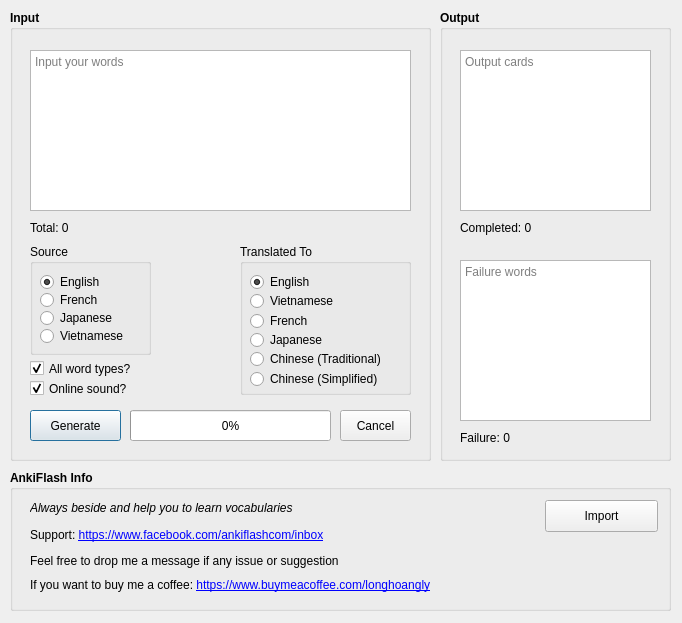
<?xml version="1.0" encoding="UTF-8"?>
<ui version="4.0">
 <class>Dialog</class>
 <widget class="QDialog" name="Dialog">
  <property name="geometry">
   <rect>
    <x>0</x>
    <y>0</y>
    <width>682</width>
    <height>623</height>
   </rect>
  </property>
  <property name="focusPolicy">
   <enum>Qt::StrongFocus</enum>
  </property>
  <property name="windowTitle">
   <string>AnkiFlash</string>
  </property>
  <property name="windowIcon">
   <iconset theme="anki.png">
    <normaloff>.</normaloff>.</iconset>
  </property>
  <property name="autoFillBackground">
   <bool>true</bool>
  </property>
  <widget class="QGroupBox" name="inputBox">
   <property name="geometry">
    <rect>
     <x>10</x>
     <y>10</y>
     <width>421</width>
     <height>451</height>
    </rect>
   </property>
   <property name="font">
    <font>
     <weight>75</weight>
     <bold>true</bold>
    </font>
   </property>
   <property name="title">
    <string>Input</string>
   </property>
   <widget class="QPlainTextEdit" name="inputTxt">
    <property name="geometry">
     <rect>
      <x>20</x>
      <y>40</y>
      <width>381</width>
      <height>161</height>
     </rect>
    </property>
    <property name="font">
     <font>
      <weight>50</weight>
      <bold>false</bold>
     </font>
    </property>
    <property name="focusPolicy">
     <enum>Qt::StrongFocus</enum>
    </property>
    <property name="lineWrapMode">
     <enum>QPlainTextEdit::NoWrap</enum>
    </property>
    <property name="placeholderText">
     <string>Input your words</string>
    </property>
   </widget>
   <widget class="QPushButton" name="generateBtn">
    <property name="geometry">
     <rect>
      <x>20</x>
      <y>400</y>
      <width>91</width>
      <height>31</height>
     </rect>
    </property>
    <property name="font">
     <font>
      <weight>50</weight>
      <bold>false</bold>
     </font>
    </property>
    <property name="toolTip">
     <string>Generate flashcards for the input words</string>
    </property>
    <property name="text">
     <string>Generate</string>
    </property>
    <property name="default">
     <bool>false</bool>
    </property>
   </widget>
   <widget class="QLabel" name="totalLbl">
    <property name="geometry">
     <rect>
      <x>20</x>
      <y>210</y>
      <width>200</width>
      <height>16</height>
     </rect>
    </property>
    <property name="font">
     <font>
      <weight>50</weight>
      <bold>false</bold>
     </font>
    </property>
    <property name="text">
     <string>Total: 0</string>
    </property>
   </widget>
   <widget class="QGroupBox" name="sourceBox">
    <property name="geometry">
     <rect>
      <x>20</x>
      <y>234</y>
      <width>121</width>
      <height>111</height>
     </rect>
    </property>
    <property name="font">
     <font>
      <weight>50</weight>
      <italic>false</italic>
      <bold>false</bold>
      <strikeout>false</strikeout>
      <kerning>true</kerning>
     </font>
    </property>
    <property name="title">
     <string>Source</string>
    </property>
    <property name="flat">
     <bool>false</bool>
    </property>
    <property name="checkable">
     <bool>false</bool>
    </property>
    <widget class="QRadioButton" name="source3">
     <property name="geometry">
      <rect>
       <x>10</x>
       <y>66</y>
       <width>101</width>
       <height>16</height>
      </rect>
     </property>
     <property name="font">
      <font>
       <weight>50</weight>
       <italic>false</italic>
       <bold>false</bold>
       <strikeout>false</strikeout>
       <kerning>true</kerning>
      </font>
     </property>
     <property name="text">
      <string>Japanese</string>
     </property>
    </widget>
    <widget class="QRadioButton" name="source4">
     <property name="geometry">
      <rect>
       <x>10</x>
       <y>84</y>
       <width>101</width>
       <height>16</height>
      </rect>
     </property>
     <property name="font">
      <font>
       <weight>50</weight>
       <italic>false</italic>
       <bold>false</bold>
       <strikeout>false</strikeout>
       <kerning>true</kerning>
      </font>
     </property>
     <property name="text">
      <string>Vietnamese</string>
     </property>
    </widget>
    <widget class="QRadioButton" name="source2">
     <property name="geometry">
      <rect>
       <x>10</x>
       <y>48</y>
       <width>101</width>
       <height>16</height>
      </rect>
     </property>
     <property name="font">
      <font>
       <weight>50</weight>
       <italic>false</italic>
       <bold>false</bold>
       <strikeout>false</strikeout>
       <kerning>true</kerning>
      </font>
     </property>
     <property name="text">
      <string>French</string>
     </property>
    </widget>
    <widget class="QRadioButton" name="source1">
     <property name="geometry">
      <rect>
       <x>10</x>
       <y>30</y>
       <width>101</width>
       <height>16</height>
      </rect>
     </property>
     <property name="font">
      <font>
       <weight>50</weight>
       <italic>false</italic>
       <bold>false</bold>
       <strikeout>false</strikeout>
       <kerning>true</kerning>
      </font>
     </property>
     <property name="text">
      <string>English</string>
     </property>
     <property name="checked">
      <bool>true</bool>
     </property>
    </widget>
   </widget>
   <widget class="QGroupBox" name="translatedToBox">
    <property name="geometry">
     <rect>
      <x>230</x>
      <y>234</y>
      <width>171</width>
      <height>151</height>
     </rect>
    </property>
    <property name="font">
     <font>
      <weight>50</weight>
      <bold>false</bold>
     </font>
    </property>
    <property name="title">
     <string>Translated To</string>
    </property>
    <widget class="QRadioButton" name="target6">
     <property name="geometry">
      <rect>
       <x>10</x>
       <y>127</y>
       <width>151</width>
       <height>16</height>
      </rect>
     </property>
     <property name="font">
      <font>
       <weight>50</weight>
       <bold>false</bold>
      </font>
     </property>
     <property name="text">
      <string>Chinese (Simplified)</string>
     </property>
    </widget>
    <widget class="QRadioButton" name="target2">
     <property name="geometry">
      <rect>
       <x>10</x>
       <y>49</y>
       <width>141</width>
       <height>16</height>
      </rect>
     </property>
     <property name="font">
      <font>
       <weight>50</weight>
       <bold>false</bold>
      </font>
     </property>
     <property name="text">
      <string>Vietnamese</string>
     </property>
    </widget>
    <widget class="QRadioButton" name="target1">
     <property name="geometry">
      <rect>
       <x>10</x>
       <y>30</y>
       <width>141</width>
       <height>16</height>
      </rect>
     </property>
     <property name="font">
      <font>
       <weight>50</weight>
       <bold>false</bold>
      </font>
     </property>
     <property name="text">
      <string>English</string>
     </property>
     <property name="checked">
      <bool>true</bool>
     </property>
    </widget>
    <widget class="QRadioButton" name="target4">
     <property name="geometry">
      <rect>
       <x>10</x>
       <y>88</y>
       <width>141</width>
       <height>16</height>
      </rect>
     </property>
     <property name="font">
      <font>
       <weight>50</weight>
       <bold>false</bold>
      </font>
     </property>
     <property name="text">
      <string>Japanese</string>
     </property>
    </widget>
    <widget class="QRadioButton" name="target5">
     <property name="geometry">
      <rect>
       <x>10</x>
       <y>107</y>
       <width>151</width>
       <height>16</height>
      </rect>
     </property>
     <property name="font">
      <font>
       <weight>50</weight>
       <bold>false</bold>
      </font>
     </property>
     <property name="text">
      <string>Chinese (Traditional)</string>
     </property>
    </widget>
    <widget class="QRadioButton" name="target3">
     <property name="geometry">
      <rect>
       <x>10</x>
       <y>69</y>
       <width>141</width>
       <height>16</height>
      </rect>
     </property>
     <property name="font">
      <font>
       <weight>50</weight>
       <bold>false</bold>
      </font>
     </property>
     <property name="text">
      <string>French</string>
     </property>
    </widget>
   </widget>
   <widget class="QProgressBar" name="generateProgressBar">
    <property name="geometry">
     <rect>
      <x>120</x>
      <y>400</y>
      <width>201</width>
      <height>31</height>
     </rect>
    </property>
    <property name="font">
     <font>
      <weight>50</weight>
      <bold>false</bold>
     </font>
    </property>
    <property name="toolTip">
     <string/>
    </property>
    <property name="value">
     <number>0</number>
    </property>
   </widget>
   <widget class="QCheckBox" name="allWordTypes">
    <property name="geometry">
     <rect>
      <x>20</x>
      <y>350</y>
      <width>121</width>
      <height>17</height>
     </rect>
    </property>
    <property name="font">
     <font>
      <weight>50</weight>
      <bold>false</bold>
     </font>
    </property>
    <property name="toolTip">
     <string>If a word has more than one type (noun, adjective, verb...), AnkiFlash will create cards for all of them</string>
    </property>
    <property name="text">
     <string>All word types?</string>
    </property>
    <property name="checked">
     <bool>true</bool>
    </property>
   </widget>
   <widget class="QCheckBox" name="isOnline">
    <property name="geometry">
     <rect>
      <x>20</x>
      <y>370</y>
      <width>121</width>
      <height>17</height>
     </rect>
    </property>
    <property name="font">
     <font>
      <weight>50</weight>
      <bold>false</bold>
     </font>
    </property>
    <property name="toolTip">
     <string>Usually, card sound will be downloaded to local computer. AnkiFlash provide an option to use online sound, your computer don't need to store sound file.</string>
    </property>
    <property name="text">
     <string>Online sound?</string>
    </property>
    <property name="checked">
     <bool>true</bool>
    </property>
   </widget>
   <widget class="QPushButton" name="cancelBtn">
    <property name="geometry">
     <rect>
      <x>330</x>
      <y>400</y>
      <width>71</width>
      <height>31</height>
     </rect>
    </property>
    <property name="font">
     <font>
      <weight>50</weight>
      <bold>false</bold>
     </font>
    </property>
    <property name="toolTip">
     <string>Cancel flashcards generation process</string>
    </property>
    <property name="text">
     <string>Cancel</string>
    </property>
    <property name="default">
     <bool>false</bool>
    </property>
   </widget>
  </widget>
  <widget class="QGroupBox" name="outputBox">
   <property name="geometry">
    <rect>
     <x>440</x>
     <y>10</y>
     <width>231</width>
     <height>451</height>
    </rect>
   </property>
   <property name="font">
    <font>
     <weight>75</weight>
     <bold>true</bold>
    </font>
   </property>
   <property name="title">
    <string>Output</string>
   </property>
   <widget class="QPlainTextEdit" name="outputTxt">
    <property name="geometry">
     <rect>
      <x>20</x>
      <y>40</y>
      <width>191</width>
      <height>161</height>
     </rect>
    </property>
    <property name="font">
     <font>
      <weight>50</weight>
      <bold>false</bold>
     </font>
    </property>
    <property name="focusPolicy">
     <enum>Qt::StrongFocus</enum>
    </property>
    <property name="lineWrapMode">
     <enum>QPlainTextEdit::NoWrap</enum>
    </property>
    <property name="placeholderText">
     <string>Output cards</string>
    </property>
   </widget>
   <widget class="QLabel" name="completedLbl">
    <property name="geometry">
     <rect>
      <x>20</x>
      <y>210</y>
      <width>200</width>
      <height>16</height>
     </rect>
    </property>
    <property name="font">
     <font>
      <weight>50</weight>
      <bold>false</bold>
     </font>
    </property>
    <property name="text">
     <string>Completed: 0</string>
    </property>
   </widget>
   <widget class="QLabel" name="failureLbl">
    <property name="geometry">
     <rect>
      <x>20</x>
      <y>420</y>
      <width>200</width>
      <height>16</height>
     </rect>
    </property>
    <property name="font">
     <font>
      <weight>50</weight>
      <bold>false</bold>
     </font>
    </property>
    <property name="text">
     <string>Failure: 0</string>
    </property>
   </widget>
   <widget class="QPlainTextEdit" name="failureTxt">
    <property name="geometry">
     <rect>
      <x>20</x>
      <y>250</y>
      <width>191</width>
      <height>161</height>
     </rect>
    </property>
    <property name="font">
     <font>
      <weight>50</weight>
      <bold>false</bold>
     </font>
    </property>
    <property name="focusPolicy">
     <enum>Qt::StrongFocus</enum>
    </property>
    <property name="lineWrapMode">
     <enum>QPlainTextEdit::NoWrap</enum>
    </property>
    <property name="placeholderText">
     <string>Failure words</string>
    </property>
   </widget>
  </widget>
  <widget class="QGroupBox" name="ankiflashInfoBox">
   <property name="geometry">
    <rect>
     <x>10</x>
     <y>470</y>
     <width>661</width>
     <height>141</height>
    </rect>
   </property>
   <property name="font">
    <font>
     <weight>75</weight>
     <bold>true</bold>
    </font>
   </property>
   <property name="title">
    <string>AnkiFlash Info</string>
   </property>
   <widget class="QLabel" name="buycoffee">
    <property name="geometry">
     <rect>
      <x>20</x>
      <y>107</y>
      <width>811</width>
      <height>16</height>
     </rect>
    </property>
    <property name="font">
     <font>
      <family>MS Shell Dlg 2</family>
      <weight>50</weight>
      <italic>false</italic>
      <bold>false</bold>
     </font>
    </property>
    <property name="text">
     <string>&lt;html&gt;&lt;head/&gt;&lt;body&gt;&lt;p&gt;If you want to buy me a coffee: &lt;a href=&quot;https://www.buymeacoffee.com/longhoangly&quot;&gt;https://www.buymeacoffee.com/longhoangly&lt;/a&gt;&lt;/p&gt;&lt;/body&gt;&lt;/html&gt;</string>
    </property>
    <property name="openExternalLinks">
     <bool>true</bool>
    </property>
   </widget>
   <widget class="QLabel" name="inbox">
    <property name="geometry">
     <rect>
      <x>20</x>
      <y>83</y>
      <width>391</width>
      <height>16</height>
     </rect>
    </property>
    <property name="font">
     <font>
      <family>MS Shell Dlg 2</family>
      <weight>50</weight>
      <italic>false</italic>
      <bold>false</bold>
     </font>
    </property>
    <property name="text">
     <string>Feel free to drop me a message if any issue or suggestion</string>
    </property>
   </widget>
   <widget class="QLabel" name="caption">
    <property name="geometry">
     <rect>
      <x>20</x>
      <y>30</y>
      <width>391</width>
      <height>16</height>
     </rect>
    </property>
    <property name="font">
     <font>
      <family>MS Sans Serif</family>
      <weight>50</weight>
      <italic>true</italic>
      <bold>false</bold>
     </font>
    </property>
    <property name="text">
     <string>Always beside and help you to learn vocabularies</string>
    </property>
   </widget>
   <widget class="QLabel" name="support">
    <property name="geometry">
     <rect>
      <x>20</x>
      <y>57</y>
      <width>391</width>
      <height>16</height>
     </rect>
    </property>
    <property name="font">
     <font>
      <family>MS Shell Dlg 2</family>
      <weight>50</weight>
      <italic>false</italic>
      <bold>false</bold>
     </font>
    </property>
    <property name="text">
     <string>Support: &lt;a href=&quot;https://www.facebook.com/ankiflashcom/inbox&quot; target=&quot;_blank&quot;&gt;https://www.facebook.com/ankiflashcom/inbox&lt;/a&gt;</string>
    </property>
    <property name="openExternalLinks">
     <bool>true</bool>
    </property>
    <property name="textInteractionFlags">
     <set>Qt::LinksAccessibleByMouse</set>
    </property>
   </widget>
   <widget class="QPushButton" name="importBtn">
    <property name="geometry">
     <rect>
      <x>535</x>
      <y>30</y>
      <width>113</width>
      <height>32</height>
     </rect>
    </property>
    <property name="font">
     <font>
      <weight>50</weight>
      <bold>false</bold>
     </font>
    </property>
    <property name="toolTip">
     <string>Cick here to import generated cards.</string>
    </property>
    <property name="text">
     <string>Import</string>
    </property>
   </widget>
  </widget>
 </widget>
 <resources/>
 <connections/>
</ui>
